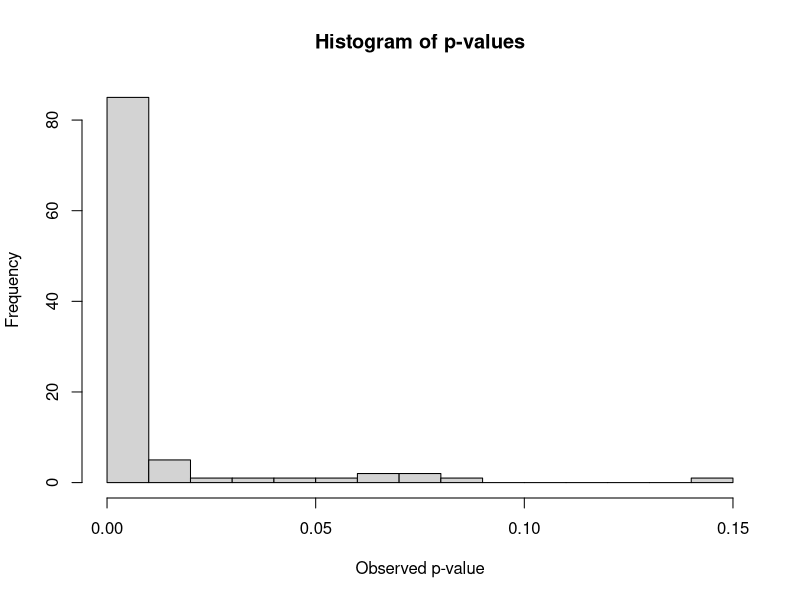

Here is the R script that generated this plot:
#to get emoticons for each test, set wait to 1 and showfaces to 1. 
#When running large number of simulations, se wait to 0 and showfaces to 0.
options(scipen=20) #disable scientific notation for numbers
waitx<-0.5 #To see a small wait between individual trials, set a wait time to e.g., 0.5 
showfaces<-1 #Set to 0 if you do not want the faces, set to 1 if you want to see the faces

nSims <- 100 #number of simulated experiments (for large numbers, set wait to 0 and showfaces to 0)
n<-164 #sample size in each group

#set up some variables
p<-numeric(nSims) 

for(i in 1:nSims){ #for each simulated experiment
  x<-rnorm(n = n, mean = 100, sd = 15) #produce N simulated participants
  y<-rnorm(n = n, mean = 106, sd = 15) #produce N simulated participants
  z<-t.test(x,y) #perform the t-test
  p[i]<-z$p.value #get the p-value and store it
  if(z$p.value < 0.001  & showfaces==1){cat(":D     p =",z$p.value,"\n\n")}  
  if(0.001 <= z$p.value & z$p.value < 0.01  & showfaces==1){cat(":)     p =",z$p.value,"\n\n")}
  if(0.01 <= z$p.value & z$p.value < 0.05  & showfaces==1){cat("(^.^)  p =",z$p.value,"\n\n")}
  if(0.05 <= z$p.value & z$p.value < 0.10  & showfaces==1){cat("(._.)  p =",z$p.value,"\n\n")}
  if(z$p.value>0.10  & showfaces==1){cat(":(     p =",z$p.value,"\n\n")}
  Sys.sleep(waitx)
}

#now plot histograms of p-values, t-values, d, observed power
hist(p, main="Histogram of p-values", xlab=("Observed p-value"), breaks = 20)

#? Daniel Lakens, 2016. 
# This work is licensed under a Creative Commons Attribution-NonCommercial-ShareAlike 4.0 International License. https://creativecommons.org/licenses/by-nc-sa/4.0/